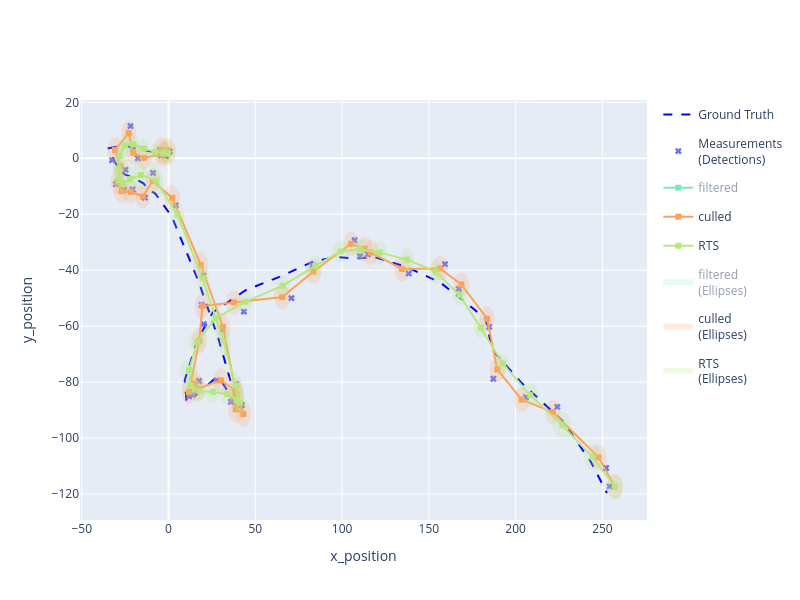

The notebook cell this image was saved under:
### Markdown cell above
### Kalman Smoother

This smoother leverages the conditional Gaussianity discussed in [2] and the tutorial 11 to run an 'RTS' 
(Rauch-Tung-Striebel Smoother, also known as a 'Kalman Smoother'), proposed in [4] over each particle path. 

#### RTS algorithm [4]
The backward recursion from the standard Kalman Smoother is given by:

$\mathbf{G}_k$ &= $\mathbf{P}_{k|k}$ $\mathbf{F}_k^T$ $\mathbf{P}_{k+1|k}^{-1}$,

$\mathbf{x}_{k|T}$ &= $\mathbf{x}_{k|k}$ + $\mathbf{G}_k$ $\bigl(\mathbf{x}_{k+1|T}$ - $\mathbf{x}_{k+1|k}\bigr)$, 

$\mathbf{P}_{k|T}$ &= $\mathbf{P}_{k|k}$ + $\mathbf{G}_k$ $\bigl(\mathbf{P}_{k+1|T}$ - $\mathbf{P}_{k+1|k}\bigr) \mathbf{G}_k^T$.
#### KalmanSmoother Class
In our filtered estimate, each particle path is conditional on a set of latents. 
This means we can approximate the joint smoothing density by applying a kalman smoother on each conditionally Gaussian particle path/trajectory 
and use these smoothed paths to form our smoothed estimate.

The individual particle paths are generated automatically using the function from the ParticleSmoother class, 
we only need to supply the track variable.

Each path is then smoothed using the RTS recursions and the function returns the paths in a similarly combined single track,
(with index 'i' representing path 'i') albeit having altered the means and covariances of each particle.

### Code cell
RTSsmoother=MarginalisedKalmanSmoother()
RTS_track=RTSsmoother.smooth(track=track)

# We add the RTS smoothed track to the plot, and hide the filtered track for clarity
xy_plotter.plot_tracks(RTS_track, [0,2], uncertainty=True, label='RTS', line=dict(color=colors_dict['RTS_track']))
xy_plotter.hide_plot_traces(items_to_hide=['filtered','filtered<br>(Ellipses)'])
xy_plotter.fig
